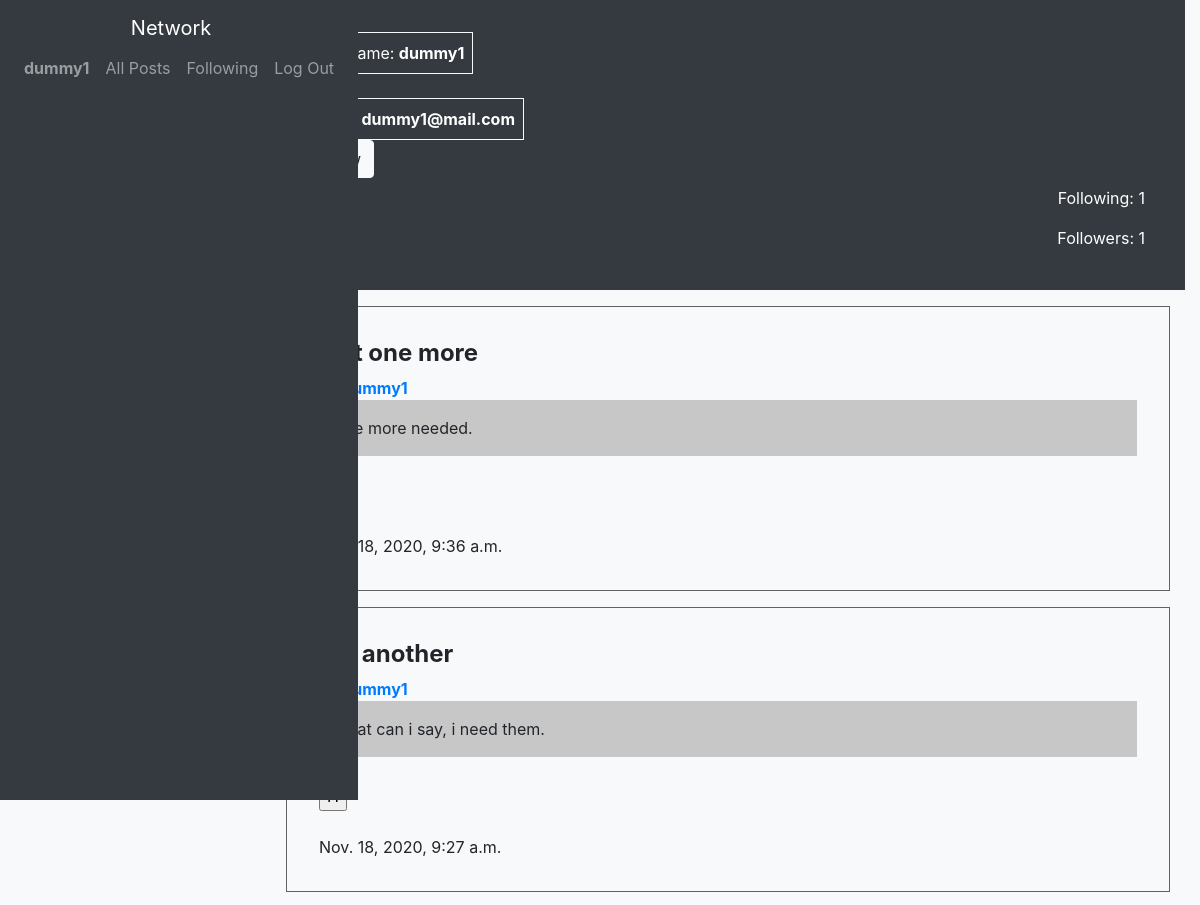
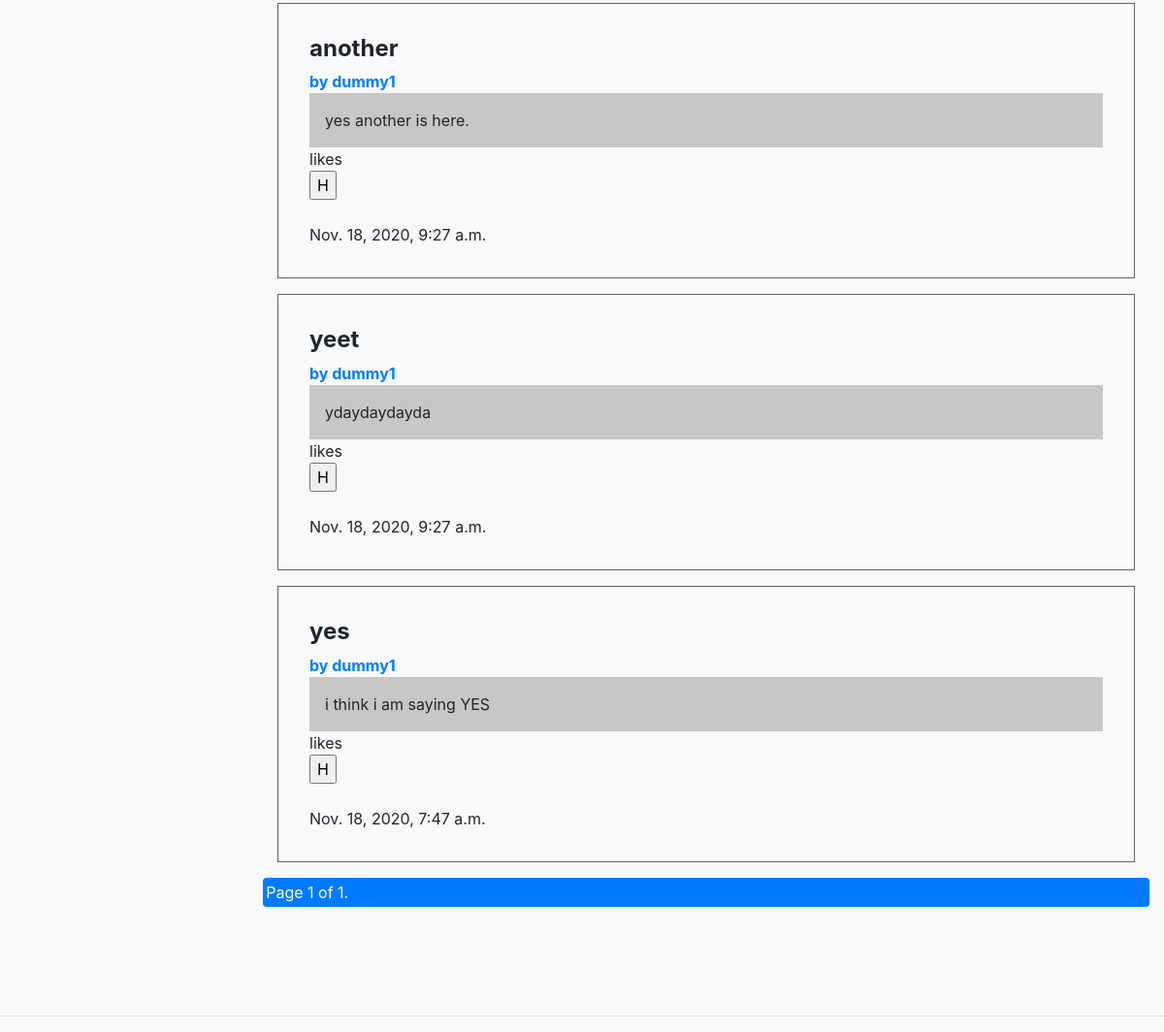
Screenshot of /user/dummy1 (signed in) with the database file from the repository (2 pictures, top to bottom).
### network/models.py (models this page shows, shortened)
class User(AbstractUser):
    pass

class Post(models.Model):
    title = models.CharField(max_length=100, null=False, default='')
    text = models.TextField(max_length=200, null=False, default='')
    user = models.ForeignKey(
        User, on_delete=models.CASCADE, default='', related_name="postby")
    created_on = models.DateTimeField(auto_now=True)
    updated_at = models.DateTimeField(auto_now=True)
    class Meta():
        ordering = ["-created_on"]
    def get_total_likes(self):
        return self.likes.user.count()

### network/views.py (the view)
# urls.py: path("user/<str:name>", views.user, name="user"),
def user(request, name):
    if request.method == "GET":
        try:
            u = User.objects.get(username=name)
            p = Post.objects.filter(user=u)
            fc = {"following": u.following.count(), "follower": u.follower.count()}
        except IntegrityError as e:
            return render(request, "network/udetails.html", {
                "error": e,
            })
        paginator = Paginator(p, 10)
        page_number = request.GET.get('page')
        page_obj = paginator.get_page(page_number)
        return render(request, "network/udetails.html", {
            "u": u,
            "sfollow": True if u.username != request.user.username else False,
            "page_obj": page_obj,
            "fc": fc,
        })

### network/templates/network/udetails.html (shortened to what this page needs)
{% extends "network/layout.html" %}
{% block body %}
<div class="container-sm">
  <div id="UP" class="container-sm">
    <div id="UPL">
      <span class="border border-light">Username: <strong>{{u.username}}</strong></span><br>
      <span class="border border-light">Email: <strong>{{u.email}}</strong></span>
      {% if user.is_authenticated %}
      {% if ufollow%}
      <form class="unfollow" action="#" method="post">
        {% csrf_token %}
        <input id="unfollow" class="btn btn-light" type="submit" name="unfollow" value="unfollow">
      </form>
      {% else %}
      <form class="follow" action="#}" method="post">
      </form>
      {% endif %}
      {% endif %}
    </div>
    <div id="UPR">
      <span>Following: {{fc.follower}}</span>
      <span>Followers: {{fc.following}}</span>
    </div>
  </div>
  <div class="container-sm bg-light" id="postsuser">
    {%for post in page_obj%}
    <div class="container post">
      <h4><strong>{{post.title}}</strong></h4>
      <a href="{% url 'user' post.user %}"><strong>by {{post.user}}</strong></a>
      <div class="posttext">
        {{post.text}}
      </div>
      <span>{{post.get_total_likes}} likes</span>
      <form action="#" method="post">
        <input type="submit" name="" value="H">
      </form>
      <br>
      <span>{{post.created_on}}</span>
    </div>
    {% endfor %}
  </div>
  <div class="pagination bg-primary text-white" style="padding:.2rem;">
    <span class="step-links">
      <span class="current">
        Page {{ page_obj.number }} of {{ page_obj.paginator.num_pages }}.
      </span>
    </span>
  </div>
</div>
{% endblock %}

### network/templates/network/layout.html (shortened to what this page needs)
{% load static %}
<!DOCTYPE html>
<html lang="en">
<head>
  <link rel="stylesheet" href="https://stackpath.bootstrapcdn.com/bootstrap/4.4.1/css/bootstrap.min.css">
  <link href="{% static 'network/styles.css' %}" rel="stylesheet">
</head>
<body>
  <div class="section">
    <nav class="navbar navbar-expand-lg navbar-dark bg-dark">
      <a class="navbar-brand" href="#">Network</a>
      <div>
        <ul class="navbar-nav mr-auto">
          {% if user.is_authenticated %}
          <li class="nav-item">
            <a class="nav-link" href="{% url 'user' user.username %}"><strong>{{ user.username }}</strong></a>
          </li>
          {% endif %}
          <li class="nav-item">
            <a class="nav-link" href="{% url 'index' %}">All Posts</a>
          </li>
          {% if user.is_authenticated %}
          <li class="nav-item">
            <a class="nav-link" href="#">Following</a>
          </li>
          <li class="nav-item">
            <a class="nav-link" href="{% url 'logout' %}">Log Out</a>
          </li>
          {% endif %}
        </ul>
      </div>
    </nav>
    <main>
      {% block body %}
      {% endblock %}
    </main>
  </div>
  <hr>
</body>
</html>

### network/static/network/styles.css (style rules this page uses)
:root { font-size: 16px; --text-primary: rgba(0, 0, 0, .9); --text-secondary: lightblue; --bg-primary: lightblue; --bg-secondary: lightgreen; --transition-speed: 160ms; }
.section { position: relative; display: flex; flex-direction: column; }
.section main { margin-left: 16rem; }
body { background-color: var(--light); }
main { padding: 0; padding-bottom: 6rem; }
.navbar { height: 100vh; position: fixed; display: flex-start; flex-direction: column; }
#postsuser .posttext { padding: 1rem; background-color: rgba(0, 0, 0, 0.2); }
.post { padding: 2rem; margin: 1rem 0 1rem 0; border: 0.1rem solid rgba(0, 0, 0, 0.6); }
#UP { padding: 2rem; background-color: var(--dark); color: white; }
#UP span { padding: .5rem; }
#UP #UPL { align-items: flex-start; display: flex; flex-direction: column; }
#UP #UPR { align-items: flex-end; display: flex; flex-direction: column; }

### rows the page displays
User: username "dummy1", email "dummy1@mail.com"
Post: title "just one more", user "dummy1", text "one more needed.", created_on "Nov. 18, 2020, 9:36 a.m."
Post: title "yet another", user "dummy1", text "what can i say, i need them.", created_on "Nov. 18, 2020, 9:27 a.m."
Post: title "another", user "dummy1", text "yes another is here.", created_on "Nov. 18, 2020, 9:27 a.m."
Post: title "yeet", user "dummy1", text "ydaydaydayda", created_on "Nov. 18, 2020, 9:27 a.m."
Post: title "yes", user "dummy1", text "i think i am saying YES", created_on "Nov. 18, 2020, 7:47 a.m."

### other values shown
{{ fc.follower }} "1"
{{ fc.following }} "1"
{{ page_obj.number }} "1"
{{ page_obj.paginator.num_pages }} "1"
